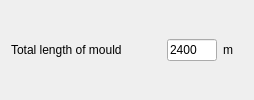
                   <widget class="QWidget" name="widget_totalLengthMould" native="true">
                    <property name="sizePolicy">
                     <sizepolicy hsizetype="Fixed" vsizetype="Fixed">
                      <horstretch>0</horstretch>
                      <verstretch>0</verstretch>
                     </sizepolicy>
                    </property>
                    <property name="minimumSize">
                     <size>
                      <width>100</width>
                      <height>0</height>
                     </size>
                    </property>
                    <layout class="QHBoxLayout" name="horizontalLayout_24">
                     <property name="topMargin">
                      <number>0</number>
                     </property>
                     <property name="bottomMargin">
                      <number>0</number>
                     </property>
                     <item>
                      <widget class="QLabel" name="label_totalLengthMould">
                       <property name="sizePolicy">
                        <sizepolicy hsizetype="Fixed" vsizetype="MinimumExpanding">
                         <horstretch>0</horstretch>
                         <verstretch>0</verstretch>
                        </sizepolicy>
                       </property>
                       <property name="minimumSize">
                        <size>
                         <width>150</width>
                         <height>0</height>
                        </size>
                       </property>
                       <property name="text">
                        <string>Total length of mould</string>
                       </property>
                       <property name="alignment">
                        <set>Qt::AlignJustify|Qt::AlignVCenter</set>
                       </property>
                      </widget>
                     </item>
                     <item alignment="Qt::AlignLeft">
                      <widget class="QLineEdit" name="lineEdit_totalLengthMould">
                       <property name="enabled">
                        <bool>true</bool>
                       </property>
                       <property name="sizePolicy">
                        <sizepolicy hsizetype="Fixed" vsizetype="Fixed">
                         <horstretch>0</horstretch>
                         <verstretch>0</verstretch>
                        </sizepolicy>
                       </property>
                       <property name="minimumSize">
                        <size>
                         <width>30</width>
                         <height>0</height>
                        </size>
                       </property>
                       <property name="maximumSize">
                        <size>
                         <width>50</width>
                         <height>16777215</height>
                        </size>
                       </property>
                       <property name="toolTip">
                        <string>&lt;html&gt;&lt;head/&gt;&lt;body&gt;&lt;p&gt;This factor will multiple the values contained in the files being read. If the files are already in terms of equivalent gravity (g), then a value equal to 1 should be inserted&lt;/p&gt;&lt;/body&gt;&lt;/html&gt;</string>
                       </property>
                       <property name="text">
                        <string>2400</string>
                       </property>
                       <property name="maxLength">
                        <number>8</number>
                       </property>
                      </widget>
                     </item>
                     <item alignment="Qt::AlignLeft">
                      <widget class="QLabel" name="label_totalLengthMouldUnits">
                       <property name="sizePolicy">
                        <sizepolicy hsizetype="Preferred" vsizetype="Fixed">
                         <horstretch>0</horstretch>
                         <verstretch>0</verstretch>
                        </sizepolicy>
                       </property>
                       <property name="minimumSize">
                        <size>
                         <width>20</width>
                         <height>0</height>
                        </size>
                       </property>
                       <property name="text">
                        <string>m</string>
                       </property>
                      </widget>
                     </item>
                    </layout>
                   </widget>
